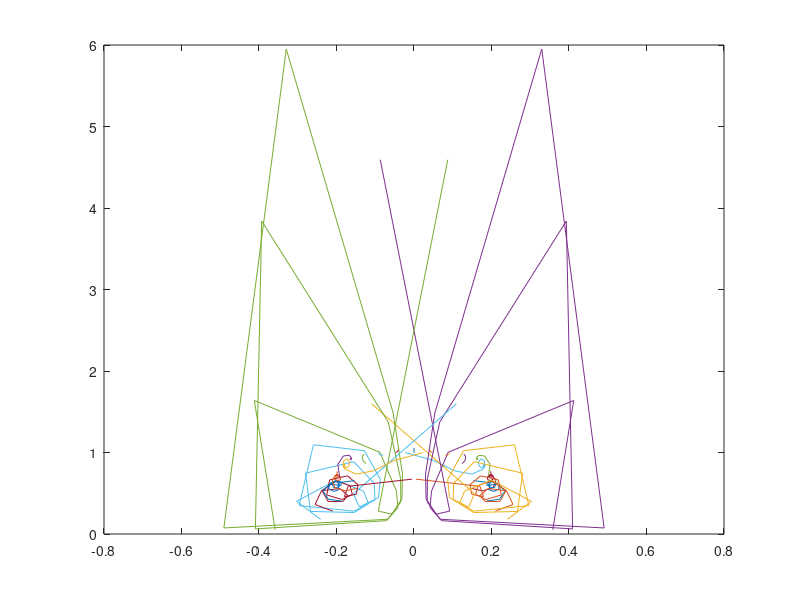

MATLAB code for this plot:
close all
clear
clc
nu=0.5;
h=0.05;
                                              % 1st IC Lax Method
Allvalues=zeros(21); 
un=zeros(21,1); 
u0=zeros(21,1);
u0(1:5,1)=u0(1:5,1)+1;                        % 1st IC
for j=1:21                                    % Temporal Nodes
for i=2:20                                    % Spatial  Nodes   
un(i,1)=(((nu^2)+nu)/2)*u0(i-1,1)  + (1-(nu^2))*u0(i,1) + (((nu^2)-nu)/2)*u0(i+1,1);
end
Allvalues(:,j)=un;
u0=un;
end
x=linspace(0,1,21);
F=fft(Allvalues);
g=zeros(21,21);
for s=1:21
    for k=1:20
g(s,k)=F(s,k+1)/F(s,k);
    end
end
G=zeros(21,21);
teta=zeros(21,21);
for t=1:21
    for w=1:21
G(t,w)=sqrt((real(g(t,w))^2)+(imag(g(t,w))^2));
teta(t,w)=atan((imag(g(t,w)))/real(g(t,w)));
    end
end
GG=G.^2;
tetaa=-(teta./pi);
for l=1:21
plot(tetaa(l,:),GG(l,:));
hold on
end